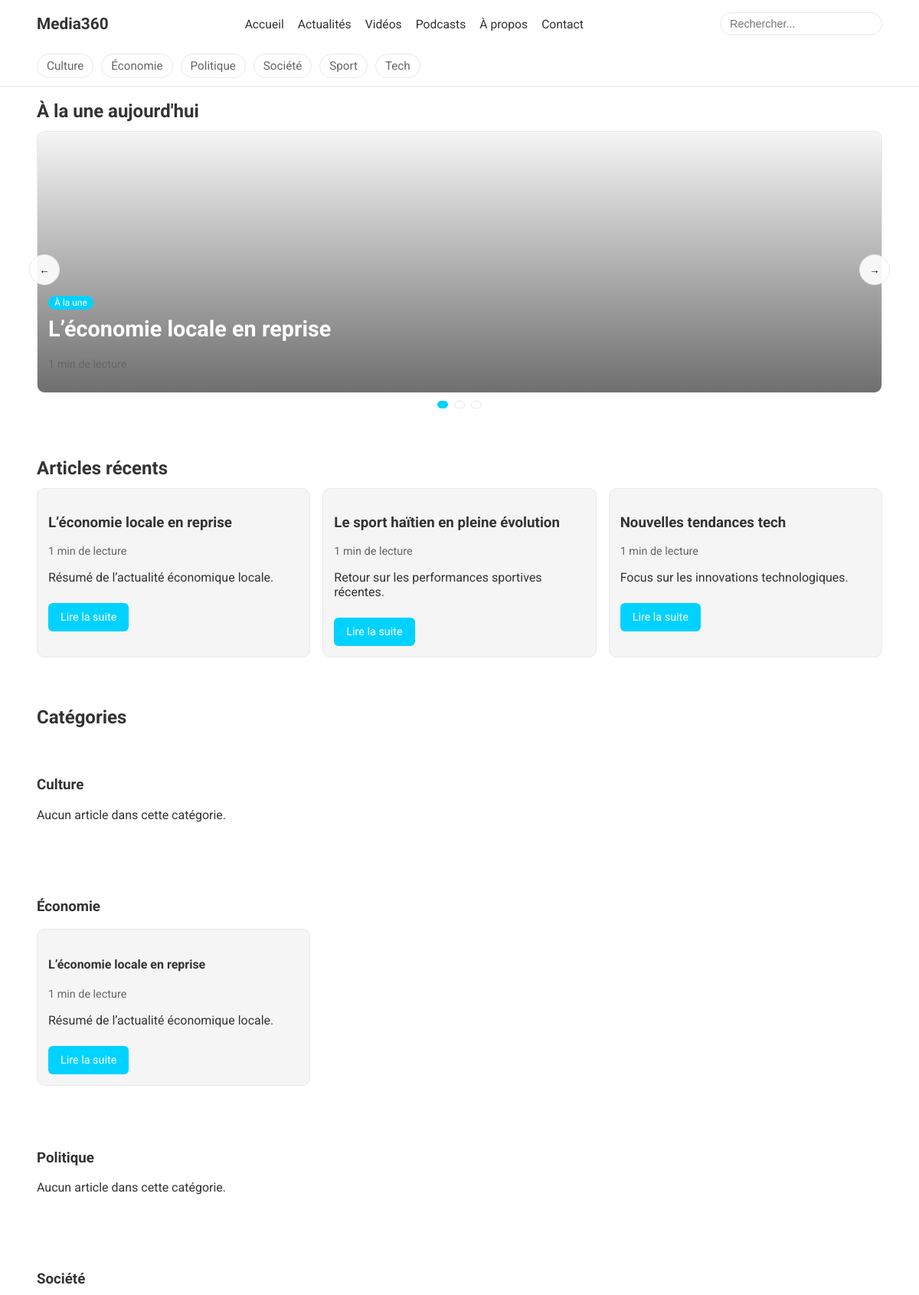
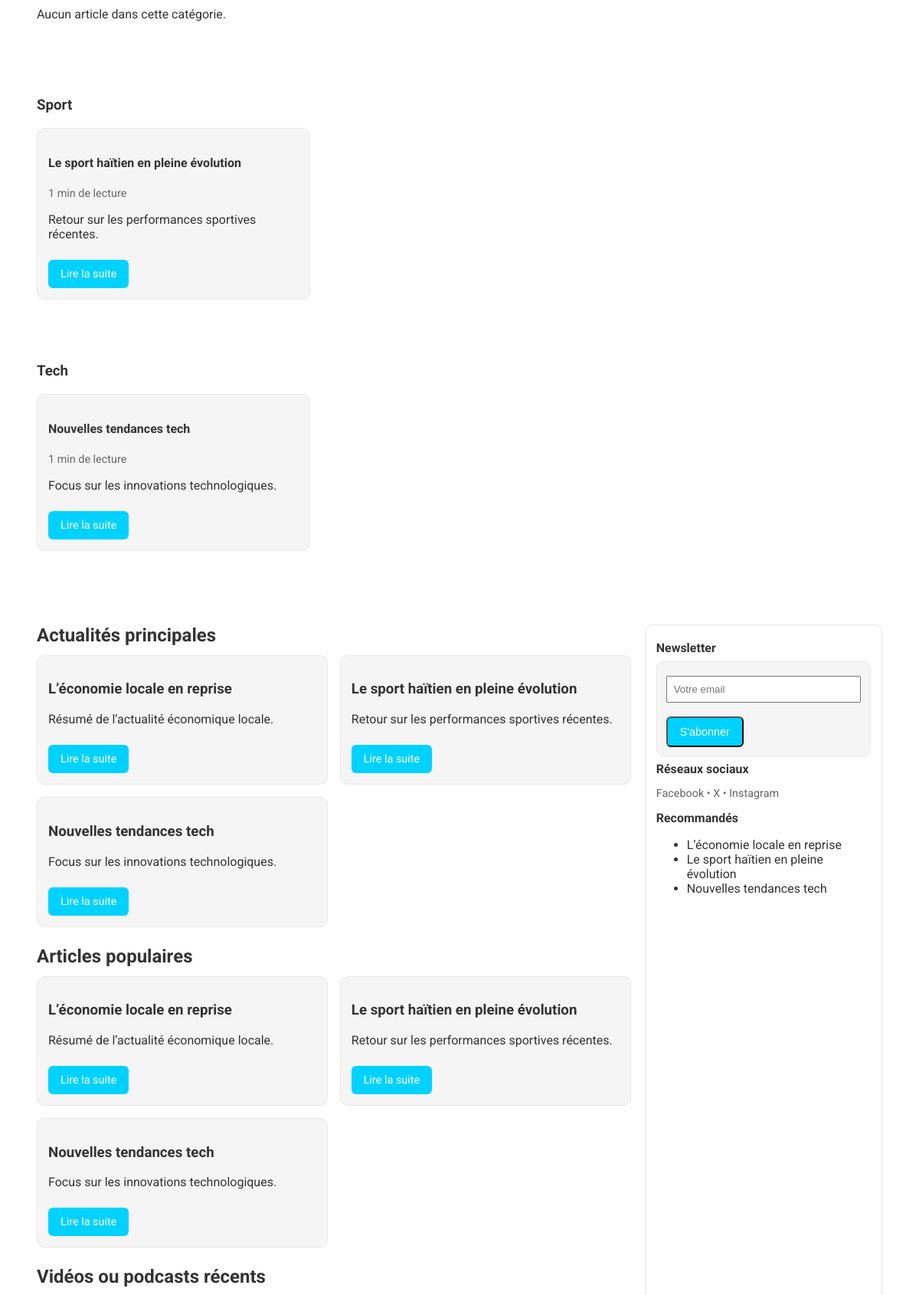
The page / (upper part) on the database its author committed (2 pictures, top to bottom).
### tables this page shows
CREATE TABLE categories (
  id INT AUTO_INCREMENT PRIMARY KEY,
  name VARCHAR(100) NOT NULL,
  slug VARCHAR(120) NOT NULL UNIQUE,
  created_at TIMESTAMP DEFAULT CURRENT_TIMESTAMP
);

CREATE TABLE articles (
  id INT AUTO_INCREMENT PRIMARY KEY,
  title VARCHAR(255) NOT NULL,
  slug VARCHAR(255) NOT NULL UNIQUE,
  excerpt TEXT,
  content LONGTEXT NOT NULL,
  image_url VARCHAR(255),
  user_id INT NOT NULL,
  category_id INT,
  status ENUM('draft','published') DEFAULT 'draft',
  views INT DEFAULT 0,
  published_at TIMESTAMP NULL,
  created_at TIMESTAMP DEFAULT CURRENT_TIMESTAMP,
  CONSTRAINT fk_articles_user FOREIGN KEY (user_id) REFERENCES users(id),
  CONSTRAINT fk_articles_category FOREIGN KEY (category_id) REFERENCES categories(id)
);

### index.php (called while the page is built, shortened)
<?php
require_once __DIR__ . '/config/db.php';
function e($value)
{
    return htmlspecialchars((string)$value, ENT_QUOTES, 'UTF-8');
}
function make_excerpt($text, $limit = 160)
{
    $text = trim(strip_tags((string)$text));
    if (mb_strlen($text) <= $limit) {
        return $text;
    }
    return mb_substr($text, 0, $limit - 3) . '...';
}
function reading_time_minutes($text)
{
    $words = str_word_count(strip_tags((string)$text));
    $minutes = (int)max(1, ceil($words / 200));
    return $minutes;
}
$pdo = db();
$featured_articles = [];
$recent_articles = [];
$popular_articles = [];
$categories = [];
$categories_with_articles = [];
if ($pdo) {
    try {
        $stmt = $pdo->prepare("SELECT a.id, a.title, a.slug, a.image_url, a.excerpt, a.content, a.category_id, a.published_at, c.name AS category_name FROM articles a LEFT JOIN categories c ON c.id = a.category_id WHERE a.status = 'published' ORDER BY a.published_at DESC LIMIT 5");
        $stmt->execute();
        $featured_articles = $stmt->fetchAll();
        $stmt = $pdo->prepare("SELECT a.id, a.title, a.slug, a.image_url, a.excerpt, a.content, a.category_id, a.published_at, c.name AS category_name FROM articles a LEFT JOIN categories c ON c.id = a.category_id WHERE a.status = 'published' ORDER BY a.published_at DESC LIMIT 6");
        $stmt->execute();
        $recent_articles = $stmt->fetchAll();
        $stmt = $pdo->prepare("SELECT a.id, a.title, a.slug, a.image_url, a.excerpt, a.content, a.category_id, a.published_at, a.views FROM articles a WHERE a.status = 'published' ORDER BY a.views DESC, a.published_at DESC LIMIT 5");
        $stmt->execute();
        $popular_articles = $stmt->fetchAll();
        $stmt = $pdo->prepare("SELECT a.id, a.title, a.slug, a.image_url, a.excerpt, a.content, a.category_id, a.published_at FROM articles a WHERE a.status = 'published' ORDER BY a.published_at DESC LIMIT 5");
        $stmt->execute();
        $trending_articles = $stmt->fetchAll();
        $stmt = $pdo->prepare("SELECT id, name, slug FROM categories ORDER BY name ASC");
        $stmt->execute();
        $categories = $stmt->fetchAll();
        foreach ($categories as $category) {
            $stmt = $pdo->prepare("SELECT id, title, slug, image_url, excerpt, content, category_id, published_at FROM articles WHERE status = 'published' AND category_id = :category_id ORDER BY published_at DESC LIMIT 5");
            $stmt->execute([':category_id' => $category['id']]);
            $articles = $stmt->fetchAll();
            $categories_with_articles[] = [
                'category' => $category,
                'articles' => $articles,
            ];
        }
    } catch (Throwable $e) {
    }
}
include __DIR__ . '/includes/header.php';
include __DIR__ . '/includes/featured.php';
include __DIR__ . '/includes/recent_articles.php';
include __DIR__ . '/includes/categories_section.php';
include __DIR__ . '/includes/home_sections.php';
include __DIR__ . '/includes/footer.php';

### config/db.php (called while the page is built, shortened)
<?php
$baseUrl = getenv('BASE_URL');
if (!$baseUrl) {
    $baseUrl = '/media';
}
$baseUrl = '/' . trim($baseUrl, '/');
function base_url($path = '')
{
    global $baseUrl;
    $path = ltrim($path, '/');
    return $baseUrl . '/' . $path;
}

### includes/home_sections.php (the view, shortened to what this page needs)
<section class="section">
  <div class="container">
    <div class="layout-with-sidebar">
      <div>
        <h2 class="section-title">Actualités principales</h2>
        <div class="grid grid-2">
          <?php foreach (array_slice($recent_articles, 0, 4) as $article): ?>
            <article class="card">
              <div class="card-body">
                <h3><?php echo e($article['title'] ?? ''); ?></h3>
                <p><?php echo e(make_excerpt($article['excerpt'] ?? $article['content'] ?? '')); ?></p>
                <a class="btn" href="<?php echo e(base_url('article.php?slug=' . ($article['slug'] ?? ''))); ?>">Lire la suite</a>
              </div>
            </article>
          <?php endforeach; ?>
        </div>
        <h2 class="section-title" style="margin-top:24px;">Articles populaires</h2>
        <div class="grid grid-2">
          <?php foreach (array_slice($popular_articles, 0, 4) as $article): ?>
            <article class="card">
              <div class="card-body">
                <h3><?php echo e($article['title'] ?? ''); ?></h3>
                <p><?php echo e(make_excerpt($article['excerpt'] ?? $article['content'] ?? '')); ?></p>
                <a class="btn" href="<?php echo e(base_url('article.php?slug=' . ($article['slug'] ?? ''))); ?>">Lire la suite</a>
              </div>
            </article>
          <?php endforeach; ?>
        </div>
        <h2 class="section-title" style="margin-top:24px;">Vidéos ou podcasts récents</h2>
      </div>
      <aside class="sidebar">
        <h4>Newsletter</h4>
        <form class="card" style="padding:12px;" method="post" action="#">
          <input type="email" name="newsletter" placeholder="Votre email" style="width:100%; padding:8px; margin:6px 0 10px;" />
          <button class="btn" type="submit">S'abonner</button>
        </form>
        <h4>Réseaux sociaux</h4>
        <p class="meta">Facebook • X • Instagram</p>
        <h4>Recommandés</h4>
        <ul>
          <?php foreach (array_slice($recent_articles, 0, 3) as $rec): ?>
            <li><a href="<?php echo e(base_url('article.php?slug=' . ($rec['slug'] ?? ''))); ?>"><?php echo e($rec['title'] ?? ''); ?></a></li>
          <?php endforeach; ?>
        </ul>
      </aside>
    </div>
  </div>
</section>

### includes/header.php (shortened to what this page needs)
?><!DOCTYPE html>
<html lang="fr">
<head>
  <link rel="stylesheet" href="<?php echo e(base_url('assets/styles.css')); ?>" />
</head>
<body>
<header class="site-header">
  <div class="container header-row">
    <div class="logo">Media360</div>
    <nav class="main-nav" aria-label="Menu principal" id="main-nav">
      <a href="<?php echo e(base_url('index.php')); ?>">Accueil</a>
      <a href="<?php echo e(base_url('articles.php')); ?>">Actualités</a>
      <a href="<?php echo e(base_url('videos.php')); ?>">Vidéos</a>
      <a href="<?php echo e(base_url('podcasts.php')); ?>">Podcasts</a>
      <a href="<?php echo e(base_url('about.php')); ?>">À propos</a>
      <a href="<?php echo e(base_url('contact.php')); ?>">Contact</a>
    </nav>
    <form class="search-bar" method="get" action="<?php echo e(base_url('search.php')); ?>">
      <input type="text" name="q" placeholder="Rechercher..." />
    </form>
  </div>
  <?php
    $isCategoryPage = str_ends_with($_SERVER['SCRIPT_NAME'] ?? '', 'categorie.php');
    $activeCategorySlug = $isCategoryPage ? ($_GET['slug'] ?? '') : '';
  ?>
  <div class="container nav-categories category-bar" id="nav-categories">
    <?php foreach ($categories as $cat): ?>
      <?php $isActive = ($activeCategorySlug !== '' && ($cat['slug'] ?? '') === $activeCategorySlug); ?>
      <a class="<?php echo $isActive ? 'active' : ''; ?>" href="<?php echo e(base_url('categorie.php?slug=' . ($cat['slug'] ?? ''))); ?>">
        <?php echo e($cat['name'] ?? ''); ?>
      </a>
    <?php endforeach; ?>
  </div>
</header>
<main>

### includes/featured.php (shortened to what this page needs)
<section class="section hero">
  <div class="container">
    <h2 class="section-title">À la une aujourd'hui</h2>
    <?php if (!empty($featured_articles)): ?>
      <div class="slider" data-slider>
        <div class="slider-track">
          <?php foreach (array_slice($featured_articles, 0, 5) as $i => $slide): ?>
            <a class="slider-slide card hero-card hero-card--main<?php echo $i === 0 ? ' is-active' : ''; ?>" href="<?php echo e(base_url('article.php?slug=' . ($slide['slug'] ?? ''))); ?>" style="<?php echo !empty($slide['image_url']) ? 'background-image: url(' . e($slide['image_url']) . ');' : ''; ?>">
              <div class="card-body hero-overlay">
                <div class="meta">
                  <span class="badge">À la une</span>
                </div>
                <h3><?php echo e($slide['title'] ?? ''); ?></h3>
                <p class="meta"><?php echo reading_time_minutes($slide['content'] ?? $slide['excerpt'] ?? ''); ?> min de lecture</p>
              </div>
            </a>
          <?php endforeach; ?>
        </div>
        <button class="slider-btn prev" type="button" aria-label="Précédent">&larr;</button>
        <button class="slider-btn next" type="button" aria-label="Suivant">&rarr;</button>
        <div class="slider-dots">
          <?php foreach (array_slice($featured_articles, 0, 5) as $i => $slide): ?>
            <button class="dot<?php echo $i === 0 ? ' is-active' : ''; ?>" data-slide="<?php echo $i; ?>" type="button" aria-label="Aller à l'article <?php echo $i + 1; ?>"></button>
          <?php endforeach; ?>
        </div>
      </div>
    <?php else: ?>
      <p>Aucun article en vedette pour le moment.</p>
    <?php endif; ?>
  </div>
</section>

### includes/recent_articles.php (shortened to what this page needs)
<section class="section">
  <div class="container">
    <h2 class="section-title">Articles récents</h2>
    <?php if (!empty($recent_articles)): ?>
      <div class="grid grid-3">
        <?php foreach ($recent_articles as $article): ?>
          <article class="card">
            <div class="card-body">
              <h3><?php echo e($article['title'] ?? ''); ?></h3>
              <p class="meta"><?php echo reading_time_minutes($article['content'] ?? $article['excerpt'] ?? ''); ?> min de lecture</p>
              <p><?php echo e(make_excerpt($article['excerpt'] ?? $article['content'] ?? '')); ?></p>
              <a class="btn" href="<?php echo e(base_url('article.php?slug=' . ($article['slug'] ?? ''))); ?>">Lire la suite</a>
            </div>
          </article>
        <?php endforeach; ?>
      </div>
    <?php else: ?>
      <p>Aucun article récent pour le moment.</p>
    <?php endif; ?>
  </div>
</section>

### includes/categories_section.php (shortened to what this page needs)
<section id="categories" class="section">
  <div class="container">
    <h2 class="section-title">Catégories</h2>
    <?php if (!empty($categories_with_articles)): ?>
      <?php foreach ($categories_with_articles as $block): ?>
        <div class="section">
          <h3><?php echo e($block['category']['name'] ?? ''); ?></h3>
          <?php if (!empty($block['articles'])): ?>
            <div class="grid grid-3">
              <?php foreach ($block['articles'] as $article): ?>
                <article class="card">
                  <div class="card-body">
                    <h4><a href="<?php echo e(base_url('article.php?slug=' . ($article['slug'] ?? ''))); ?>"><?php echo e($article['title'] ?? ''); ?></a></h4>
                    <p class="meta"><?php echo reading_time_minutes($article['content'] ?? $article['excerpt'] ?? ''); ?> min de lecture</p>
                    <p><?php echo e(make_excerpt($article['excerpt'] ?? $article['content'] ?? '')); ?></p>
                    <a class="btn" href="<?php echo e(base_url('article.php?slug=' . ($article['slug'] ?? ''))); ?>">Lire la suite</a>
                  </div>
                </article>
              <?php endforeach; ?>
            </div>
          <?php else: ?>
            <p>Aucun article dans cette catégorie.</p>
          <?php endif; ?>
        </div>
      <?php endforeach; ?>
    <?php else: ?>
      <p>Aucune catégorie disponible.</p>
    <?php endif; ?>
  </div>
</section>

### assets/styles.css (style rules this page uses)
:root { --bg: #ffffff; --ink: #333333; --muted: #666666; --accent: #00d2ff; --card: #f5f5f5; --line: #e9e9e9; }
* { box-sizing: border-box; }
body { margin: 0; font-family: "Roboto", "Helvetica Neue", Arial, sans-serif; color: var(--ink); background: var(--bg); }
a { color: inherit; text-decoration: none; }
.container { width: min(1120px, 92%); margin: 0 auto; }
header.site-header { position: sticky; top: 0; z-index: 10; background: #fff; border-bottom: 1px solid var(--line); box-shadow: 0 1px 3px rgba(0,0,0,0.04); }
.header-row { display: flex; align-items: center; justify-content: space-between; padding: 16px 0; gap: 12px; }
.logo { font-weight: 700; font-size: 1.3rem; }
nav.main-nav { display: flex; gap: 18px; align-items: center; flex-wrap: wrap; font-size: 0.98rem; }
.search-bar { display: flex; align-items: center; }
.search-bar input { border: 1px solid var(--line); border-radius: 999px; padding: 6px 12px; font-size: 0.9rem; }
.nav-categories { display: flex; gap: 10px; flex-wrap: wrap; color: var(--muted); font-size: 0.95rem; }
.category-bar { display: flex; gap: 10px; overflow-x: auto; -webkit-overflow-scrolling: touch; padding: 8px 0 10px; scrollbar-width: thin; }
.category-bar a { white-space: nowrap; border: 1px solid var(--line); background: #fff; padding: 6px 12px; border-radius: 999px; font-size: 0.95rem; }
.section { padding: 32px 0; }
.section-title { font-size: 1.5rem; margin: 0 0 12px; font-weight: 700; }
.grid { display: grid; gap: 16px; }
.grid-3 { grid-template-columns: repeat(3, minmax(0, 1fr)); }
.grid-2 { grid-template-columns: repeat(2, minmax(0, 1fr)); }
.card { background: var(--card); border: 1px solid var(--line); border-radius: 10px; overflow: hidden; transition: transform 0.2s ease, box-shadow 0.2s ease; }
.card-body { padding: 14px; }
.badge { display: inline-block; background: var(--accent); color: #fff; padding: 2px 8px; border-radius: 999px; font-size: 0.75rem; }
.meta { color: var(--muted); font-size: 0.9rem; }
.btn { display: inline-block; margin-top: 8px; background: var(--accent); color: #fff; padding: 10px 16px; border-radius: 6px; font-size: 0.9rem; transition: background-color 0.2s ease, color 0.2s ease, border 0.2s ease; }
.hero { padding-top: 18px; }
.hero-card--main { position: relative; min-height: 340px; background-size: cover; background-position: center; }
.hero-overlay { min-height: 340px; display: flex; flex-direction: column; justify-content: flex-end; background: linear-gradient(180deg, rgba(0,0,0,0.0) 0%, rgba(0,0,0,0.55) 100%); color: #fff; }
.hero-overlay h3 { font-size: 1.8rem; margin: 8px 0 6px; }
.layout-with-sidebar { display: grid; gap: 18px; grid-template-columns: 2.5fr 1fr; }
aside.sidebar { background: #fff; border: 1px solid var(--line); border-radius: 10px; padding: 14px; }
.sidebar h4 { margin: 6px 0 8px; }
.slider { position: relative; }
.slider-track { position: relative; }
.slider-slide { display: none; text-decoration: none; }
.slider-slide.is-active { display: block; }
.slider-btn { position: absolute; top: 50%; transform: translateY(-50%); background: rgba(255,255,255,0.9); border: 1px solid var(--line); width: 40px; height: 40px; border-radius: 999px; cursor: pointer; }
.slider-btn.prev { left: -10px; }
.slider-btn.next { right: -10px; }
.slider-dots { display: flex; gap: 8px; justify-content: center; margin-top: 10px; }
.slider-dots .dot { width: 10px; height: 10px; border-radius: 999px; border: 1px solid var(--line); background: #fff; }
.slider-dots .dot.is-active { background: var(--accent); border-color: var(--accent); }

### rows shown on the page
categories: name "Culture", shows "Aucun article dans cette catégorie."
categories: name "Économie"
categories: name "Politique", shows "Aucun article dans cette catégorie."
categories: name "Société", shows "Aucun article dans cette catégorie."
categories: name "Sport"
categories: name "Tech"
articles: title "L’économie locale en reprise", content "1", excerpt "Résumé de l’actualité économique locale."
articles: title "Le sport haïtien en pleine évolution", content "1", excerpt "Retour sur les performances sportives récentes."
articles: title "Nouvelles tendances tech", content "1", excerpt "Focus sur les innovations technologiques."
